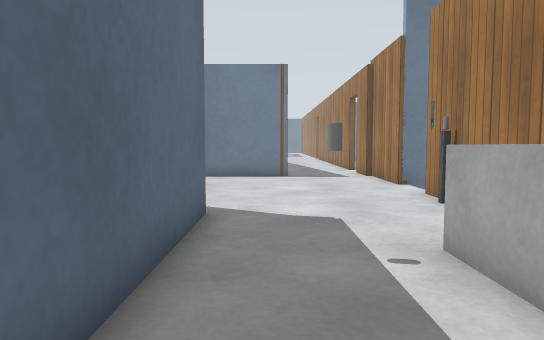
View 1 (above)

24 first-person views from a walk through a robot-simulator world made for Gazebo. The camera is 0.72 m above the floor, tilts 4° down and sees 70° across. The floor is counted in squares, 0.5 m on a side. Each view is taken from the middle of a square. On the plan, view 1 faces up. The plan holds only what a view shows up to about 16 squares ahead; the rest is blank. The place goes on beyond the plan. Simple patterns stand in for the simulator's built-in surfaces. Some surface patterns are stand-ins.

View 2
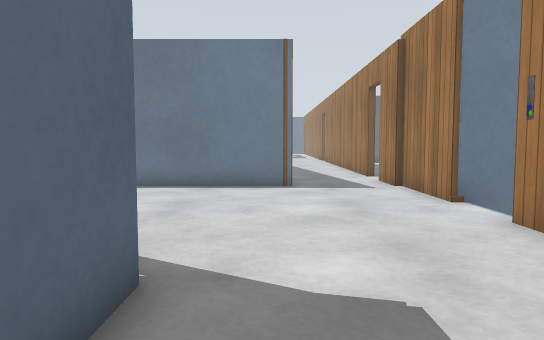

View 3
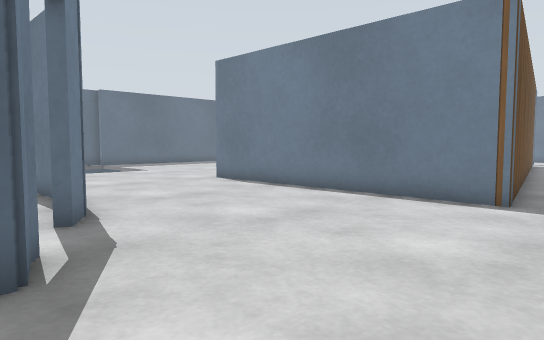

View 4
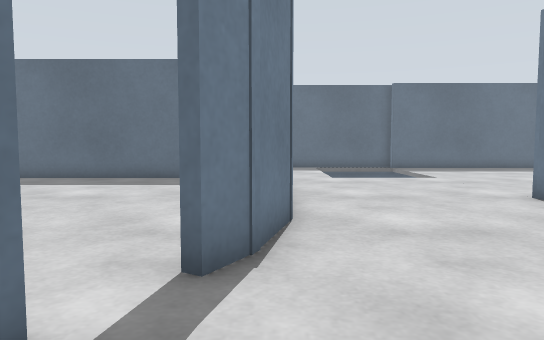

View 5
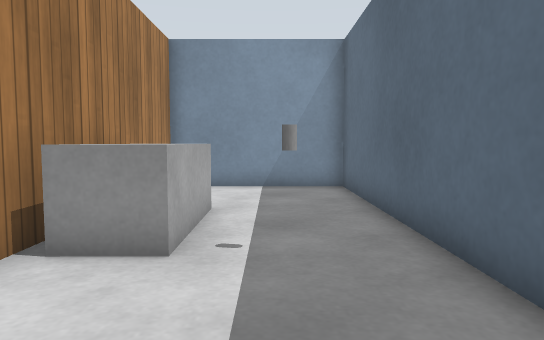

View 6
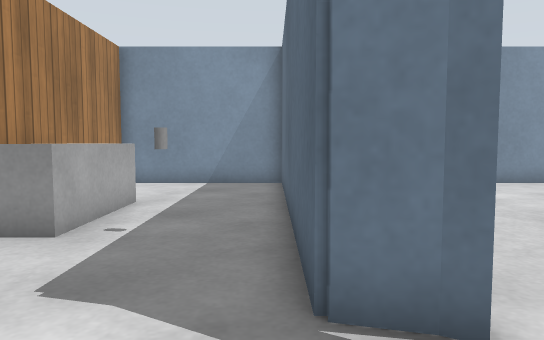

View 7
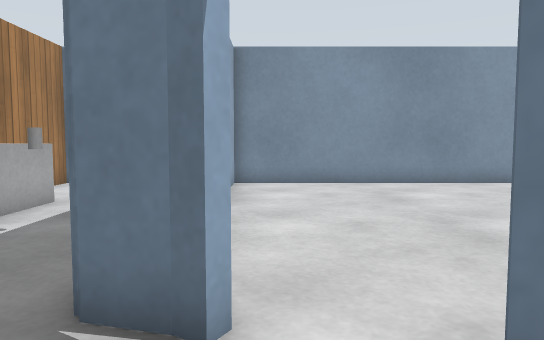

View 8
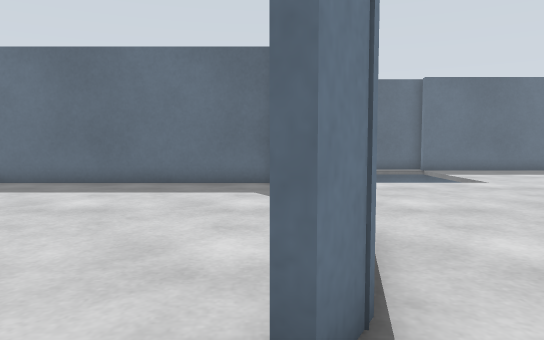

View 9
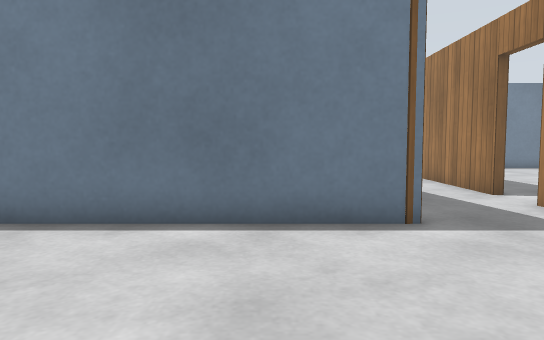

View 10
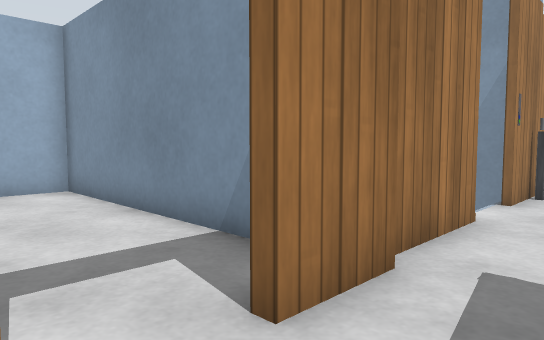

View 11
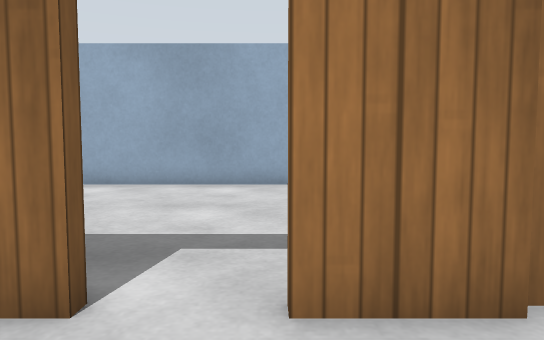

View 12
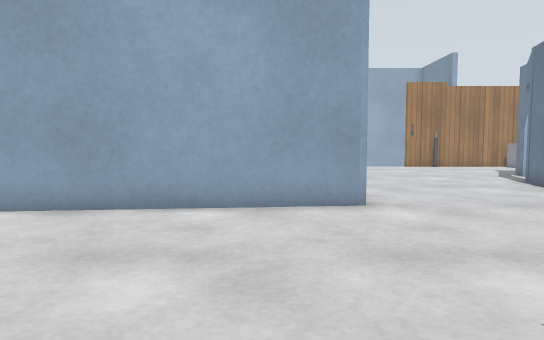

View 13
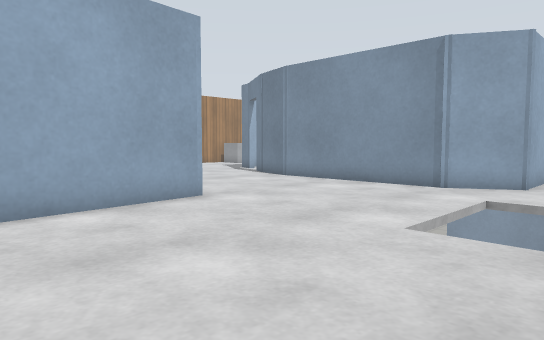

View 14
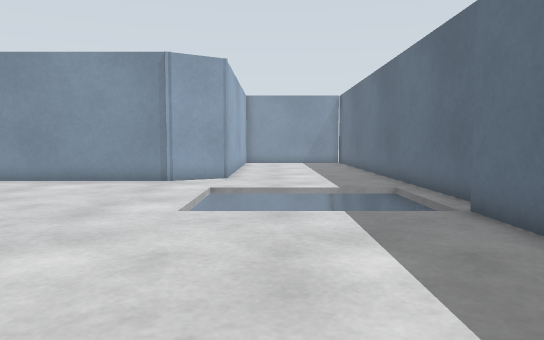

View 15
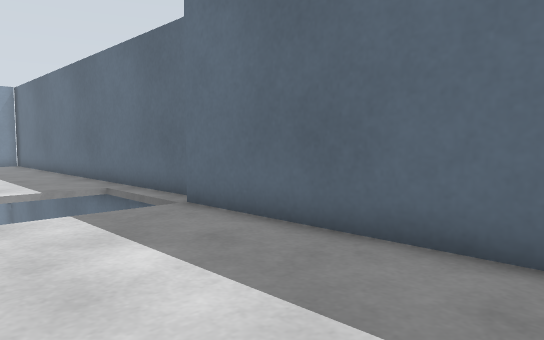

View 16
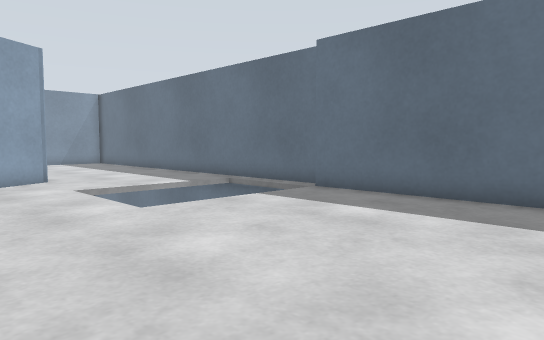

View 17
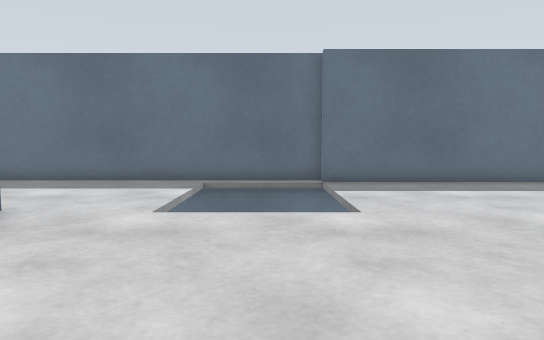

View 18
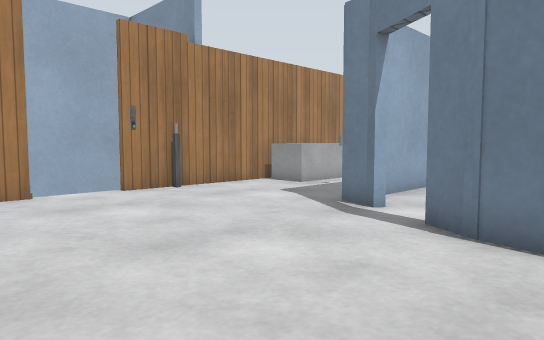

View 19
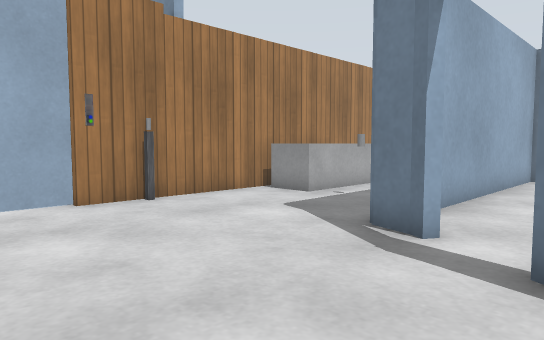

View 20
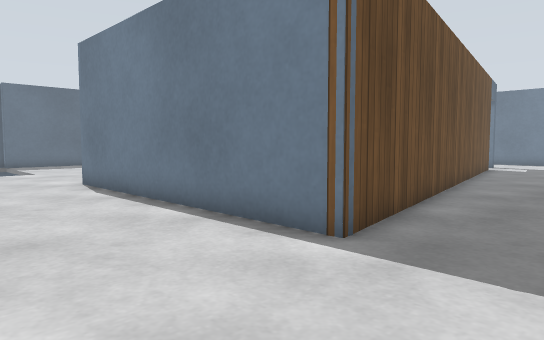

View 21
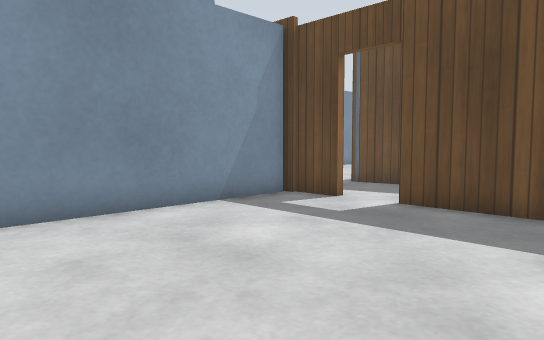

View 22
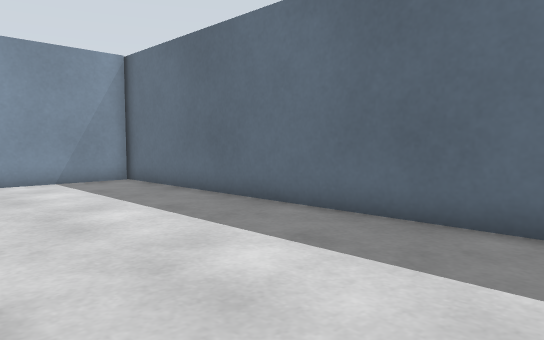

View 23
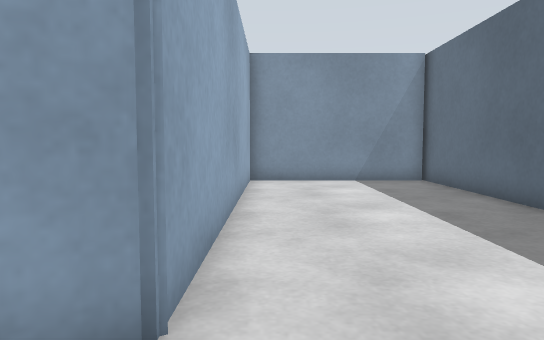

View 24
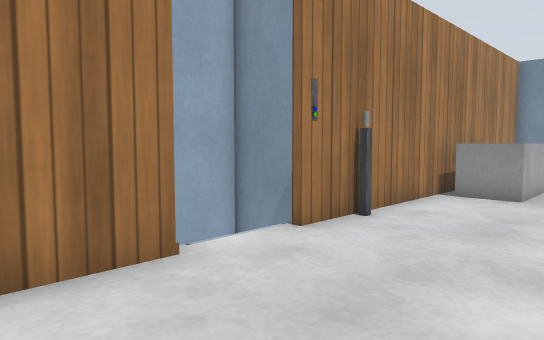

### Floor plan
Key: @ floor where view 1 was taken; # wall or solid block; . floor; D open door; v drop or lower ground; P grey post; C drink can; B grey box.
Columns run from 23 left of view 1 to 14 right of it. Each row starts with its distance up from view 1.
 25  #   ..    .#         #... #  ..    .#
 24  #........ .#         #... #.........#
 23  #..........#         ##...#.........#
 22  #..........##         #...#.........#
 21  #.......... #         #...#.........#
 20  #...........#         #...D.........#
 19  #...........#         #...D.........#
 18  #...........#         ##..#.........#
 17 ##vvvvv......############..###########
 16 #v     v...................#
 15 #v     v...................#
 14 #v     v...................##
 13 #v     v....................v
 12 #     ......................v
 11 #      .....................v
 10 #      .###########........#
  9 #      ##.........#DD.....P#
  8 #      #............D##....######
  7 #      #.............##....#
  6 #      #.............##....#
  5 #      #.............##.CBBB
  4 #      #.............##..BBB
  3 #      #.............##..BBB
  2 #      #....  .......##..B B
  1 #      #...   .......##....#
  0 #      #.    ........##@...#
 -1 #      #     ........##....#
 -2 #      #    .........##....#
 -3 ########   #################

Positions as (right, up) in squares from view 1, and headings:
1: (0, 0), facing up
2: (0, 4), facing up
3: (3, 7), facing up-left
4: (0, 10), facing left
5: (1, 10), facing down
6: (-1, 11), facing down
7: (-3, 11), facing down
8: (-2, 9), facing left
9: (-2, 10), facing up
10: (2, 21), facing down-right
11: (1, 19), facing right
12: (-19, 19), facing right
13: (-19, 23), facing down-right
14: (-18, 25), facing down
15: (-17, 25), facing down-left
16: (-12, 25), facing down-left
17: (-8, 15), facing left
18: (-7, 16), facing down-right
19: (-5, 14), facing down-right
20: (4, 12), facing up-left
21: (13, 25), facing down-left
22: (-16, 12), facing down-left
23: (-17, 12), facing down
24: (0, 16), facing down-right
